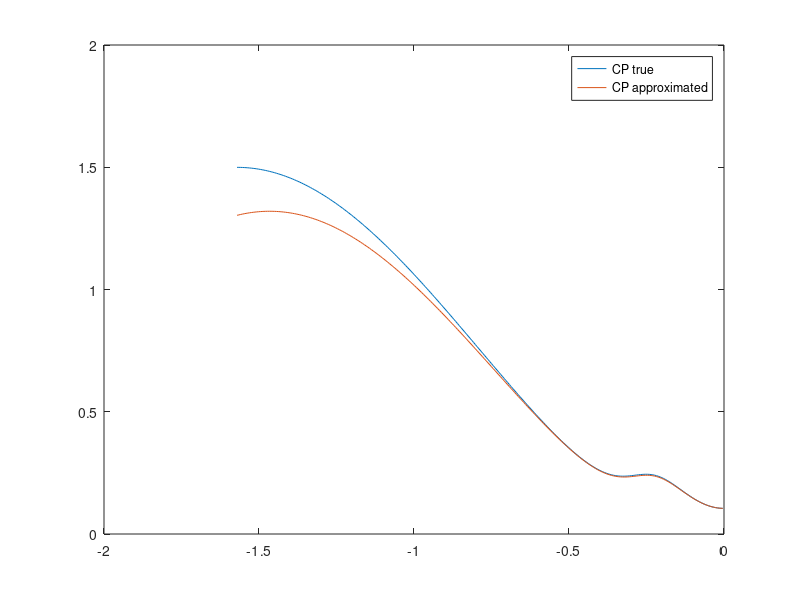

Recreate this plot in MATLAB. (Note: this script raises an error after producing the figure.)
% clear all; close all; clc

set(0,'DefaultFigureWindowStyle','docked')
p_aero = [5.18218452125279	0.807506506794260	0.105977518471870	4.93681162104530	1.49958010664229	0.238565281050545	2.85289007725274	0.368933365279324	1.73001889433847];
C_L1 = p_aero(1);
C_L2 = p_aero(2);
C_D0 = p_aero(3);
C_D1 = p_aero(4);
C_D_pi_2 = p_aero(5);
C_0_CP = p_aero(6);
C_1_CP = p_aero(7);
C_2_CP = p_aero(8);
C_R = p_aero(9);

alpha = -pi/2:0.0057814:0;
alpha = alpha';
alpha0 = deg2rad(14);
delta = deg2rad(6);
Falpha2 = ((1 - tanh((-(alpha) - alpha0)/delta))/2);
Falpha3 = ((1 - tanh((alpha - alpha0)/delta))/2);

C_Dalpha2 = Falpha2.*(C_D0 + C_D1.*sin((-(alpha)).^2)) + (1 - Falpha2).*C_D_pi_2.*(sin(-(alpha)).^2);
figure
plot(alpha,C_Dalpha2)
hold on
C_Dalpha2_2 = Falpha2.*(C_D0 + 0.683.*C_D1.*sin(alpha).*sin(alpha)) + 0.66.*cos(2.143.*alpha + pi) + 0.66;
plot(alpha,C_Dalpha2_2);legend("CP true","CP approximated")

C_0_CP = 0.2574;
C_1_CP = 6.5168;
C_2_CP = 0.3347;

l_CP_alpha_l3 = Falpha3.*(C_0_CP - C_1_CP.*alpha.^2) + (1-Falpha3).*C_2_CP.*(1-alpha/(pi/2));
syms x
F_symbolic = ((1 - tanh((x - alpha0)/delta))/2);
CP_symbolic = F_symbolic*(C_0_CP - C_1_CP*x^2) + (1-F_symbolic)*C_2_CP*(1-x/(pi/2));


l2 = 0.2574.*cos(alpha) - 1./(5.*cosh(12.*alpha - 2.8));

% y = sin(x);

% plot(alpha,l_CP_alpha_l3)
% hold on
% x=alpha; plot(alpha,eval(subs(CP_symbolic)))

myfittype = fittype("0.2574*cos(b*x) - 1/(c*cosh(d*x - e)) + f",...
    dependent="y",independent="x",...
    coefficients=["b" "c" "d" "e" "f"]);

weights = [1000 ones(1, numel(alpha)-2), 1000];

f1 = fit(alpha,l_CP_alpha_l3,myfittype,'StartPoint', [1 5 12 2.8 0.015], 'Weights', weights,"MaxIter",20000);

fit_symbolic = 0.2574*cos(1.364*x) - 1/(4.817*cosh(11.5*x - 2.62 )) + 0.03425;
fit_symbolic_diff = -0.2574*sin(1.364*x)+ (11.5*tanh(11.5*x - 2.62))/(4.817*cosh(11.5*x - 2.62 ));

myfittype2 = fittype("-0.2574*sin(b*x)+ (11.5*tanh(d*x - e))/(c*cosh(d*x - e ))+ f",...
    dependent="y",independent="x",...
    coefficients=["b" "c" "d" "e" "f"]);

x = alpha;
CP_symbolic_diff = diff(CP_symbolic);

f2 = fit(alpha,eval(subs(CP_symbolic_diff)),"fourier6",'Weights', weights, "MaxIter",2000,Robust = 'on');

% hold on;
% plot(alpha,f(alpha))
% 
% legend("CP true","CP approximated")

figure
CP_symbolic_diff = diff(CP_symbolic);
x=alpha; plot(alpha,eval(subs(CP_symbolic_diff)))


vals = coeffvalues(f2);
syms a0 a1 a2 a3 a4 a5 a6 b1 b2 b3 b4 b5 b6 w x2

f2_symbolic = a1*cos(x2*w) + b1*sin(x2*w) + ...
               a2*cos(2*x2*w) + b2*sin(2*x2*w) + a3*cos(3*x2*w) + b3*sin(3*x2*w) + ...
               a4*cos(4*x2*w) + b4*sin(4*x2*w) + a5*cos(5*x2*w) + b5*sin(5*x2*w) + ...
               a6*cos(6*x2*w) + b6*sin(6*x2*w);
f2_symbolic_int = (a1*sin(w*x2))/w - (b2*cos(2*w*x2))/(2*w) - (b3*cos(3*w*x2))/(3*w) - (b4*cos(4*w*x2))/(4*w) - (b5*cos(5*w*x2))/(5*w) - (b6*cos(6*w*x2))/(6*w) - (b1*cos(w*x2))/w + (a2*sin(2*w*x2))/(2*w) + (a3*sin(3*w*x2))/(3*w) + (a4*sin(4*w*x2))/(4*w) + (a5*sin(5*w*x2))/(5*w) + (a6*sin(6*w*x2))/(6*w);


a1 =     -0.4085;
b1 =     -0.2411; 
a2 =      0.3164;
a3 =      0.1869;
b2 =     -0.6492;
b3 =     0.03671;
a4 =    -0.08876;
b4 =      0.0207;
a5 =    -0.0145;
b5 =    -0.02304;
a6 =     0.01116;
b6 =    0.00229;
w =       7.889;
x2 = x;

hold on
plot(alpha,eval(subs(f2_symbolic)))
legend("CP true","CP approximated")

figure
plot(alpha,eval(subs(CP_symbolic)))
hold on
plot(alpha,eval(subs(f2_symbolic_int))+0.1881)
legend("CP true","CP approximated")